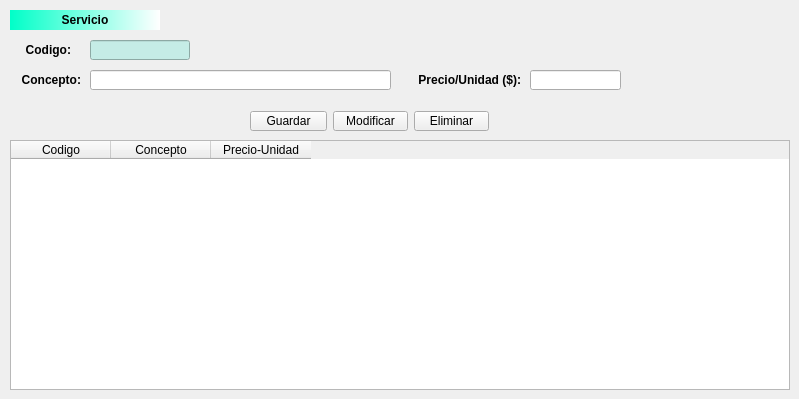
    <widget class="QWidget" name="tab_3">
     <attribute name="title">
      <string>Servizos</string>
     </attribute>
     <widget class="QLabel" name="lblTituloCli_3">
      <property name="geometry">
       <rect>
        <x>10</x>
        <y>10</y>
        <width>150</width>
        <height>20</height>
       </rect>
      </property>
      <property name="minimumSize">
       <size>
        <width>150</width>
        <height>20</height>
       </size>
      </property>
      <property name="maximumSize">
       <size>
        <width>150</width>
        <height>20</height>
       </size>
      </property>
      <property name="font">
       <font>
        <pointsize>9</pointsize>
        <weight>75</weight>
        <bold>true</bold>
       </font>
      </property>
      <property name="autoFillBackground">
       <bool>false</bool>
      </property>
      <property name="styleSheet">
       <string notr="true">background-color: qlineargradient(spread:pad, x1:0, y1:0, x2:1, y2:0, stop:0 rgba(0, 255, 200, 255), stop:1 rgba(255, 255, 255, 255));</string>
      </property>
      <property name="text">
       <string>Servicio</string>
      </property>
      <property name="alignment">
       <set>Qt::AlignCenter</set>
      </property>
     </widget>
     <widget class="QLineEdit" name="txtCodigo">
      <property name="geometry">
       <rect>
        <x>90</x>
        <y>40</y>
        <width>100</width>
        <height>20</height>
       </rect>
      </property>
      <property name="minimumSize">
       <size>
        <width>100</width>
        <height>20</height>
       </size>
      </property>
      <property name="maximumSize">
       <size>
        <width>100</width>
        <height>20</height>
       </size>
      </property>
      <property name="styleSheet">
       <string notr="true">background-color: rgb(197, 236, 230);</string>
      </property>
     </widget>
     <widget class="QLabel" name="lblCodigo">
      <property name="geometry">
       <rect>
        <x>20</x>
        <y>40</y>
        <width>51</width>
        <height>20</height>
       </rect>
      </property>
      <property name="minimumSize">
       <size>
        <width>30</width>
        <height>20</height>
       </size>
      </property>
      <property name="font">
       <font>
        <pointsize>9</pointsize>
        <weight>75</weight>
        <bold>true</bold>
       </font>
      </property>
      <property name="text">
       <string>Codigo:</string>
      </property>
      <property name="alignment">
       <set>Qt::AlignRight|Qt::AlignTrailing|Qt::AlignVCenter</set>
      </property>
     </widget>
     <widget class="QLabel" name="lblConcepto">
      <property name="geometry">
       <rect>
        <x>10</x>
        <y>70</y>
        <width>71</width>
        <height>20</height>
       </rect>
      </property>
      <property name="minimumSize">
       <size>
        <width>30</width>
        <height>20</height>
       </size>
      </property>
      <property name="font">
       <font>
        <pointsize>9</pointsize>
        <weight>75</weight>
        <bold>true</bold>
       </font>
      </property>
      <property name="text">
       <string>Concepto:</string>
      </property>
      <property name="alignment">
       <set>Qt::AlignRight|Qt::AlignTrailing|Qt::AlignVCenter</set>
      </property>
     </widget>
     <widget class="QLineEdit" name="txtConcepto">
      <property name="geometry">
       <rect>
        <x>90</x>
        <y>70</y>
        <width>301</width>
        <height>20</height>
       </rect>
      </property>
      <property name="minimumSize">
       <size>
        <width>200</width>
        <height>20</height>
       </size>
      </property>
     </widget>
     <widget class="QLabel" name="lblPrecio">
      <property name="geometry">
       <rect>
        <x>410</x>
        <y>70</y>
        <width>111</width>
        <height>20</height>
       </rect>
      </property>
      <property name="minimumSize">
       <size>
        <width>30</width>
        <height>20</height>
       </size>
      </property>
      <property name="font">
       <font>
        <pointsize>9</pointsize>
        <weight>75</weight>
        <bold>true</bold>
       </font>
      </property>
      <property name="text">
       <string>Precio/Unidad ($):</string>
      </property>
      <property name="alignment">
       <set>Qt::AlignRight|Qt::AlignTrailing|Qt::AlignVCenter</set>
      </property>
     </widget>
     <widget class="QLineEdit" name="txtPrecio">
      <property name="geometry">
       <rect>
        <x>530</x>
        <y>70</y>
        <width>91</width>
        <height>20</height>
       </rect>
      </property>
      <property name="maximumSize">
       <size>
        <width>200</width>
        <height>20</height>
       </size>
      </property>
     </widget>
     <widget class="QTableWidget" name="tabServicios">
      <property name="geometry">
       <rect>
        <x>10</x>
        <y>140</y>
        <width>780</width>
        <height>250</height>
       </rect>
      </property>
      <property name="minimumSize">
       <size>
        <width>780</width>
        <height>250</height>
       </size>
      </property>
      <property name="maximumSize">
       <size>
        <width>780</width>
        <height>250</height>
       </size>
      </property>
      <property name="horizontalScrollBarPolicy">
       <enum>Qt::ScrollBarAsNeeded</enum>
      </property>
      <property name="alternatingRowColors">
       <bool>true</bool>
      </property>
      <property name="selectionMode">
       <enum>QAbstractItemView::ExtendedSelection</enum>
      </property>
      <property name="selectionBehavior">
       <enum>QAbstractItemView::SelectRows</enum>
      </property>
      <column>
       <property name="text">
        <string>Codigo</string>
       </property>
      </column>
      <column>
       <property name="text">
        <string>Concepto</string>
       </property>
      </column>
      <column>
       <property name="text">
        <string>Precio-Unidad</string>
       </property>
      </column>
     </widget>
     <widget class="QWidget" name="layoutWidget">
      <property name="geometry">
       <rect>
        <x>250</x>
        <y>110</y>
        <width>239</width>
        <height>22</height>
       </rect>
      </property>
      <layout class="QHBoxLayout" name="horizontalLayout_33">
       <item>
        <widget class="QPushButton" name="btnGuardaservicio">
         <property name="minimumSize">
          <size>
           <width>75</width>
           <height>20</height>
          </size>
         </property>
         <property name="maximumSize">
          <size>
           <width>275</width>
           <height>20</height>
          </size>
         </property>
         <property name="text">
          <string>Guardar</string>
         </property>
        </widget>
       </item>
       <item>
        <widget class="QPushButton" name="btnModifservicio">
         <property name="minimumSize">
          <size>
           <width>75</width>
           <height>20</height>
          </size>
         </property>
         <property name="maximumSize">
          <size>
           <width>75</width>
           <height>20</height>
          </size>
         </property>
         <property name="text">
          <string>Modificar</string>
         </property>
        </widget>
       </item>
       <item>
        <widget class="QPushButton" name="btnBorraservicio">
         <property name="minimumSize">
          <size>
           <width>75</width>
           <height>20</height>
          </size>
         </property>
         <property name="maximumSize">
          <size>
           <width>75</width>
           <height>20</height>
          </size>
         </property>
         <property name="text">
          <string>Eliminar</string>
         </property>
        </widget>
       </item>
      </layout>
     </widget>
    </widget>
